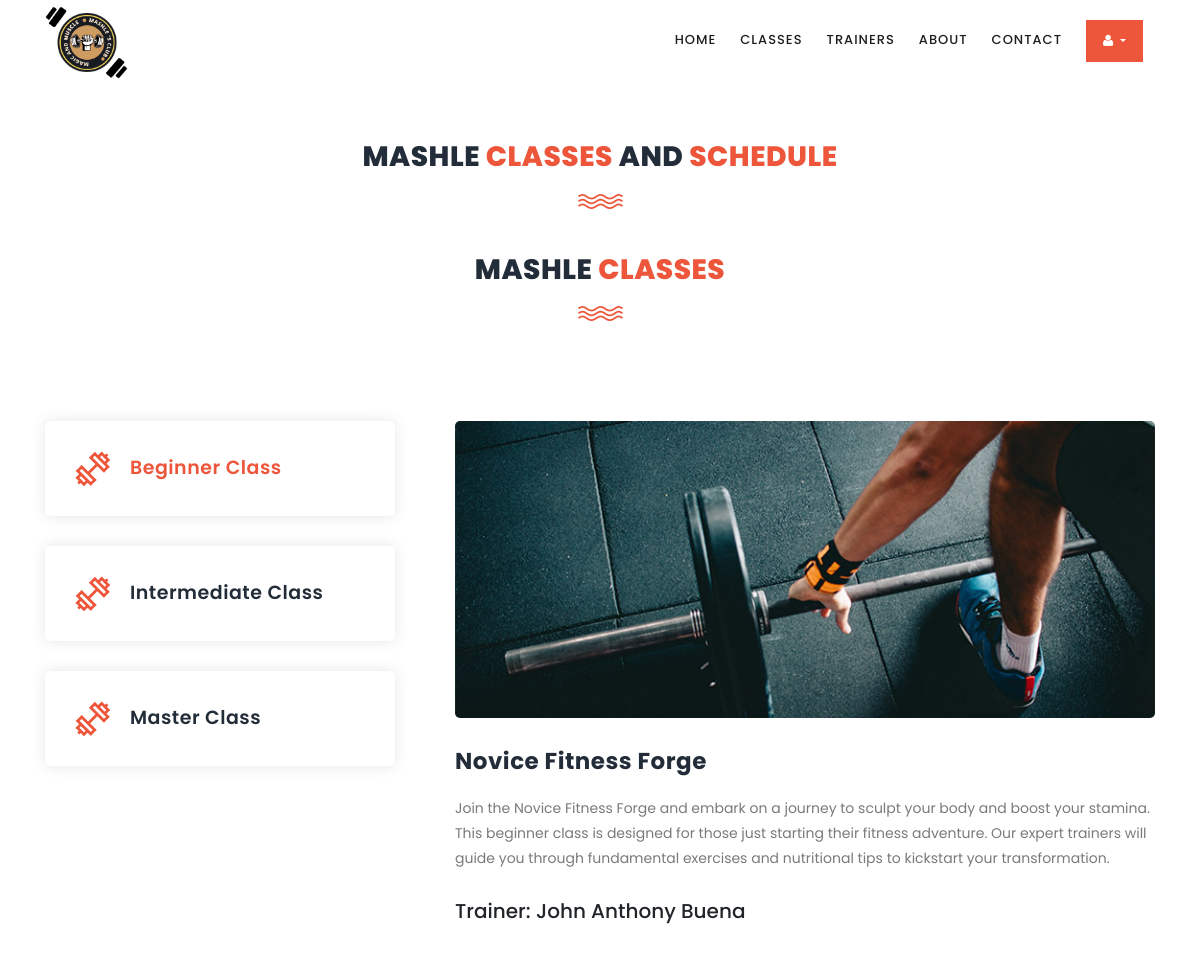
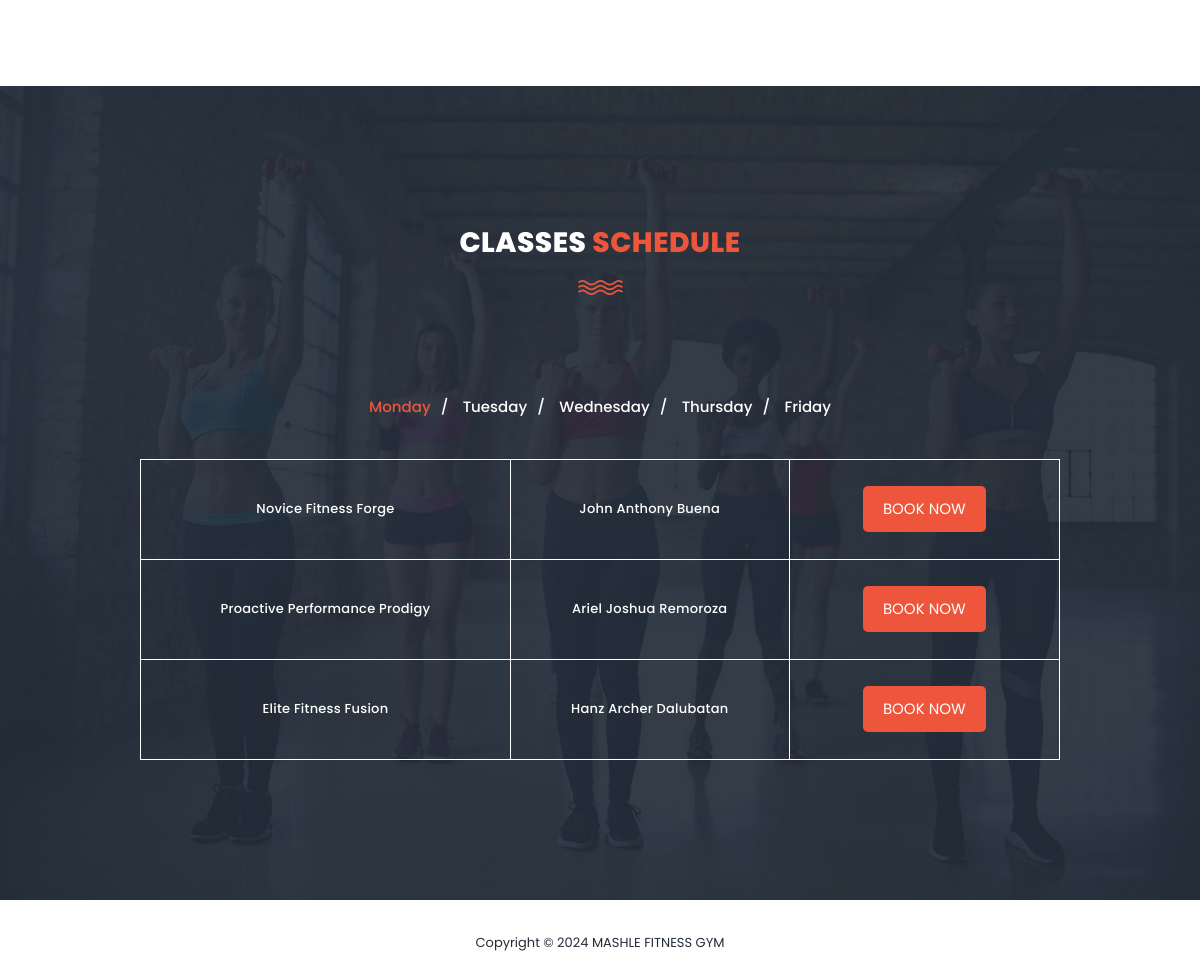
Page /create_booking (signed in) on the committed database (2 pictures, top to bottom).
### GymApp/models.py (models this page shows, shortened)
class ClassSchedule(models.Model):
    DAYS_CHOICES = [
        ('monday', 'Monday'),
        ('tuesday', 'Tuesday'),
        ('wednesday', 'Wednesday'),
        ('thursday', 'Thursday'),
        ('friday', 'Friday'),
    ]
    class_name = models.CharField(max_length=255)
    trainer_name = models.CharField(max_length=255)
    day = models.CharField(max_length=10, choices=DAYS_CHOICES)
    time_start = models.TimeField()
    time_end = models.TimeField()

### GymApp/views.py (the view)
# urls.py: path('create_booking', views.create_booking, name='create_booking'),
def create_booking(request):
    if request.method == 'POST':
        class_schedule_id = request.POST.get('class_schedule_id')
        class_schedule = ClassSchedule.objects.get(id=class_schedule_id)
        user_profile = request.user.userprofile
        booking = Booking.objects.create(user_profile=user_profile, class_schedule=class_schedule)
        if class_schedule.class_name == 'Novice Fitness Forge':
            user_profile.membership = 'beginner_class'
        elif class_schedule.class_name == 'Proactive Performance Prodigy':
            user_profile.membership = 'intermediate_class'
        elif class_schedule.class_name == 'Elite Fitness Fusion':
            user_profile.membership = 'master_class'
        user_profile.save()
        return redirect('success_page')  # Replace with the actual success page URL
    else:
        class_schedules = ClassSchedule.objects.all()
        return render(request, 'classes.html', {'class_schedules': class_schedules})

### templates/classes.html (shortened to what this page needs)
{% extends "base.html" %}
{%load static%}
{% block content %}
    <section class="section" id="our-classes">
        <div class="container">
            <div class="row">
                <div class="col-lg-6 offset-lg-3">
                    <div class="section-heading">
                        <h2>MASHLE <em>Classes</em> And <em>Schedule</em></h2>
                        <img src="{% static 'images/line-dec.png' %}" alt=""><br><br>
                        <h2>MASHLE <em>Classes</em></h2>
                        <img src="{% static 'images/line-dec.png' %}" alt="">
                    </div>
                </div>
            </div>
            <div class="row" id="tabs">
              <div class="col-lg-4">
                <ul>
                  <li><a href='#tabs-1'><img src="{% static 'images/tabs-first-icon.png' %}" alt="">Beginner Class</a></li>
                  <li><a href='#tabs-2'><img src="{% static 'images/tabs-first-icon.png' %}" alt="">Intermediate Class</a></a></li>
                  <li><a href='#tabs-3'><img src="{% static 'images/tabs-first-icon.png' %}" alt="">Master Class</a></a></li>
                </ul>
              </div>
              <div class="col-lg-8">
                <section class='tabs-content'>
                  <article id='tabs-1'>
                    <img src="{% static 'images/training-image-01.jpg' %}" alt="First Class">
                    <h4>Novice Fitness Forge</h4>
                    <p>Join the Novice Fitness Forge and embark on a journey to sculpt your body and boost your stamina. This beginner class is designed for those just starting their fitness adventure. Our expert trainers will guide you through fundamental exercises and nutritional tips to kickstart your transformation.</p>
                    <h5>Trainer: John Anthony Buena</h5>
                </article>
                </section>
              </div>
            </div>
        </div>
    </section>
    <section class="section" id="schedule">
        <div class="container">
            <div class="row">
                <div class="col-lg-6 offset-lg-3">
                    <div class="section-heading dark-bg">
                        <h2>Classes <em>Schedule</em></h2>
                        <img src="{% static 'images/line-dec.png' %}" alt="">
                    </div>
                </div>
            </div>
            <div class="row">
                <div class="col-lg-12">
                    <div class="filters">
                        <ul class="schedule-filter">
                            <li class="active" data-tsfilter="monday">Monday</li>
                            <li data-tsfilter="tuesday">Tuesday</li>
                            <li data-tsfilter="wednesday">Wednesday</li>
                            <li data-tsfilter="thursday">Thursday</li>
                            <li data-tsfilter="friday">Friday</li>
                        </ul>
                    </div>
                </div>
                <div class="col-lg-10 offset-lg-1">
                    <div class="schedule-table filtering">
                        <table>
                            <tbody>
                                {% for schedule in class_schedules %}
                                    <tr>
                                        <td class="day-time">{{ schedule.class_name }}</td>
                                        <td>{{ schedule.trainer_name }}</td>
                                        <td>
                                            <div class="col-lg-10 offset-lg-1 classbtn">
                                                <form method="post" action="{% url 'create_booking' %}">
                                                    <button type="submit">Book Now</button>
                                                </form>
                                            </div>
                                        </td>
                                    </tr>
                                {% endfor %}
                            </tbody>
                        </table>
                    </div>
                </div>
            </div>
        </div>
    </section>
{% endblock %}

### static/css/style.css (style rules this page uses)
html, body, div, span, applet, object, iframe, h1, h2, h3, h4, h5, h6, p, blockquote, div pre, a, abbr, acronym, address, big, cite, code, del, dfn, em, font, img, ins, kbd, q, s, samp, small, strike, strong, sub, sup, tt, var, b, u, i, center, dl, dt, dd, ol, ul, li, figure, header, nav, section, article, aside, footer, figcaption { margin: 0; padding: 0; border: 0; outline: 0; }
ul, li { padding: 0; margin: 0; list-style: none; }
header, nav, section, article, aside, footer, hgroup { display: block; }
* { box-sizing: border-box; }
html, body { font-family: 'Poppins', sans-serif; font-weight: 400; background-color: #fff; font-size: 16px; -ms-text-size-adjust: 100%; -webkit-font-smoothing: antialiased; -moz-osx-font-smoothing: grayscale; }
a { text-decoration: none !important; }
h1, h2, h3, h4, h5, h6 { margin-top: 0px; margin-bottom: 0px; }
ul { margin-bottom: 0px; }
p { font-size: 14px; line-height: 25px; color: #7a7a7a; }
html, body { background: #fff; font-family: 'Poppins', sans-serif; }
.section-heading { text-align: center; margin-top: 140px; margin-bottom: 80px; }
.section-heading h2 { font-size: 28px; font-weight: 800; color: #232d39; text-transform: uppercase; letter-spacing: 0.5px; margin-top: 0px; margin-bottom: 0px; }
.section-heading h2 em { font-style: normal; color: #ed563b; }
.section-heading img { margin: 20px auto; }
.dark-bg h2 { color: #fff; }
#our-classes { margin-bottom: 140px; }
#tabs ul { margin: 0; padding: 0; }
#tabs ul li { margin-bottom: 30px; display: inline-block; width: 100%; }
#tabs ul li:last-child { margin-bottom: 0px; }
#tabs ul li a { text-transform: capitalize; width: 100%; padding: 30px 30px; display: inline-block; background-color: #fff; box-shadow: 0px 0px 15px rgba(0,0,0,0.1); border-radius: 5px; font-size: 19px; color: #232d39; letter-spacing: 0.5px; font-weight: 600; transition: all 0.3s; }
#tabs ul li a img { max-width: 100%; margin-right: 20px; }
#tabs ul .ui-tabs-active a { color: #ed563b; }
.tabs-content { margin-left: 30px; text-align: left; display: inline-block; transition: all 0.3s; }
.tabs-content img { max-width: 100%; overflow: hidden; border-radius: 5px; }
.tabs-content h4 { font-size: 23px; font-weight: 700; color: #232d39; letter-spacing: 0.5px; margin-bottom: 20px; margin-top: 30px; }
.tabs-content p { font-size: 14px; color: #7a7a7a; margin-bottom: 28px; }
#schedule { padding: 0px 0px 140px 0px; background-image: url(../images/schedule-bg.jpg); background-position: center center; background-repeat: no-repeat; background-size: cover; }
#schedule table { width: 100%; text-align: center; border: 1px solid #fff; }
#schedule table tbody { border-top: 1px solid #fff; }
#schedule table tbody tr { border-bottom: 1px solid #fff; }
#schedule table tbody tr td { border-right: 1px solid #fff; height: 100px; }
#schedule table tr td { color: #fff; font-size: 13px; text-transform: capitalize; font-weight: 500; letter-spacing: 0.25px; }
#schedule .filters { margin-bottom: 40px; }
#schedule .filters ul { padding: 0; text-align: center; }
#schedule .filters ul li { list-style: none; display: inline; cursor: pointer; position: relative; margin-right: 10px; font-size: 15px; font-weight: 500; color: #fff; text-transform: capitalize; -webkit-transition: all 0.3s ease-in-out; -moz-transition: all 0.3s ease-in-out; -o-transition: all 0.3s ease-in-out; -ms-transition: all 0.3s ease-in-out; transition: all 0.3s ease-in-out; }
#schedule .filters ul li:after { content: "/"; margin-left: 10px; color: #fff; }
#schedule .filters ul li:last-child { margin-right: 0px; }
#schedule .filters ul li:last-child::after { display: none; }
#schedule .filters ul li.active, #schedule .filters ul li:hover { color: #ed563b; }
.classbtn button { background-color: #ed563b; color: #fff; text-align: center; font-weight: 400; text-transform: uppercase; font-size: 15px; padding: 12px 20px; border: none; border-radius: 5px; cursor: pointer; }

### rows in the picture
ClassSchedule: class_name "Novice Fitness Forge", trainer_name "John Anthony Buena"
ClassSchedule: class_name "Proactive Performance Prodigy", trainer_name "Ariel Joshua Remoroza"
ClassSchedule: class_name "Elite Fitness Fusion", trainer_name "Hanz Archer Dalubatan"
